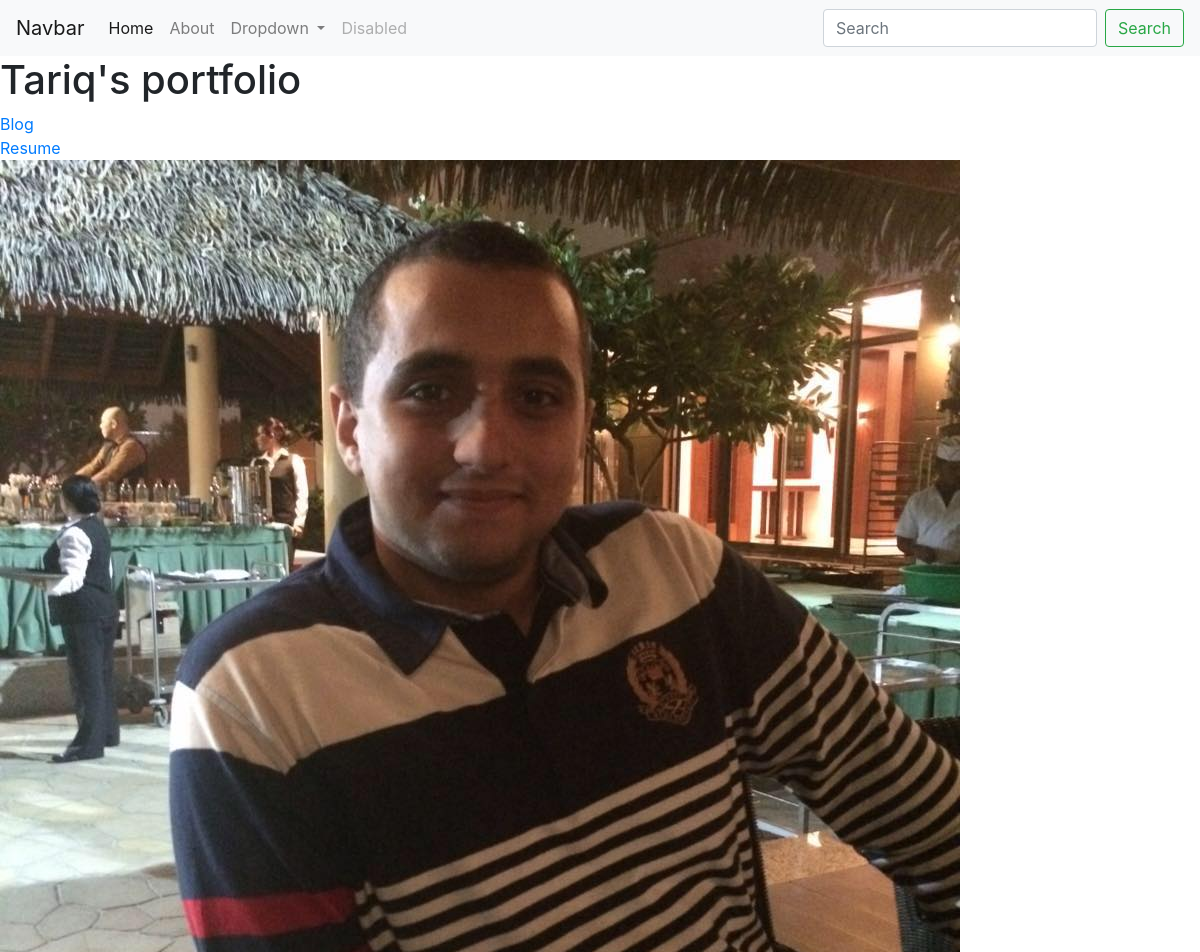
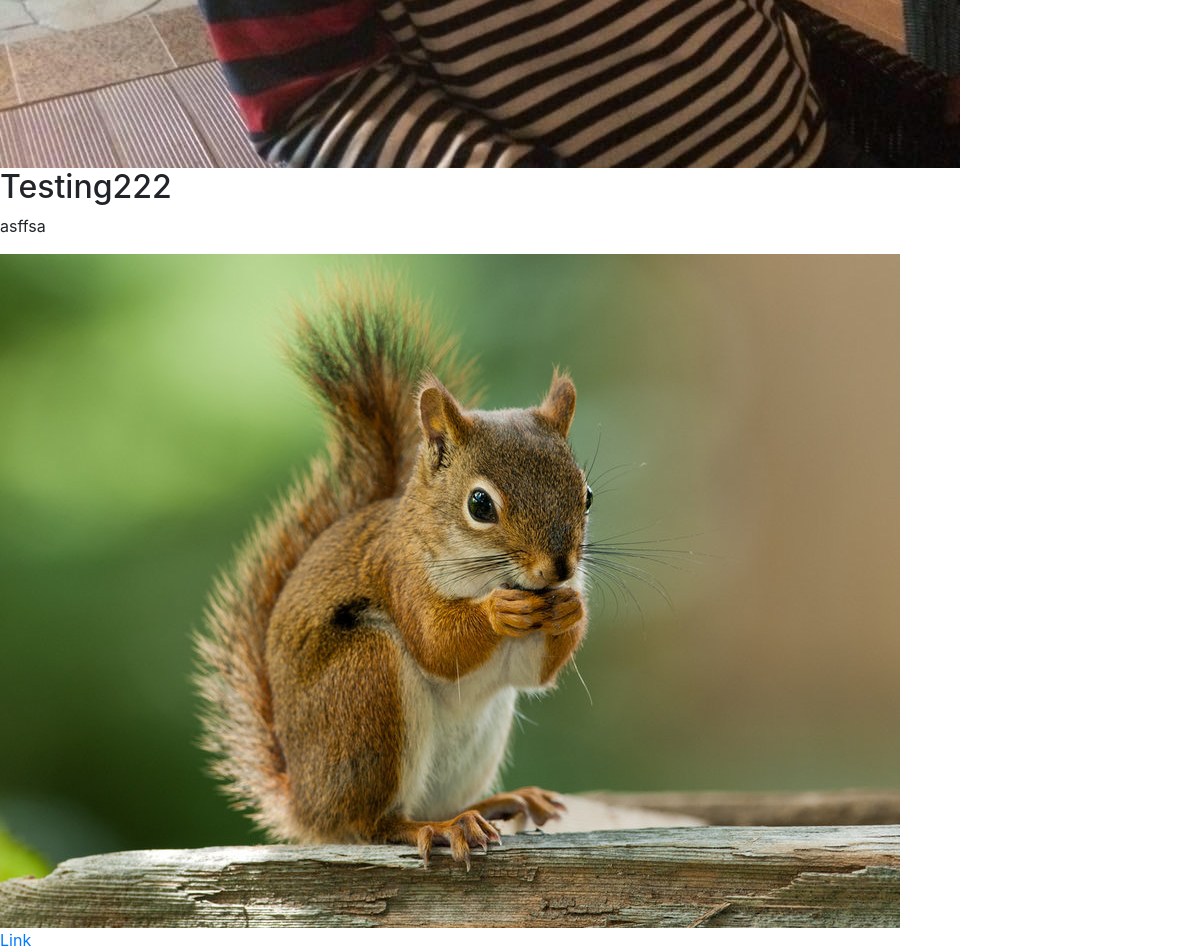
The page / on the database its author committed (2 pictures, top to bottom).
### portfolio/models.py (models this page shows, shortened)
class Project(models.Model):
    title=models.CharField(max_length=100)
    description=models.CharField(max_length=250)
    image=models.ImageField(upload_to='portfolio/images/')
    url=models.URLField(blank=True)

### portfolio/views.py (the view)
# urls.py: 2. Add a URL to urlpatterns:  path('', views.home, name='home')
def home(request):
    projects = Project.objects.all()
    return render(request, 'portfolio/home.html',{'projects':projects})

### portfolio/templates/portfolio/home.html
{% extends 'portfolio/base.html' %}
{% block content %}
  <h1>Tariq's portfolio</h1>
  {% load static %}
  <a href="{% url 'blog:all_blogs' %}">Blog</a>
  <br>
  <a href="{% static 'portfolio/Tariq_CV_Masters.pdf' %}">Resume</a>
  <br>
  <img src="{% static 'portfolio/Tariq.jpg' %}" alt="">
  {% for project in projects %}
  <h2>{{ project.title }}</h2>
  <p>{{ project.description }}</p>
  <img src="{{ project.image.url }}" alt="">
  {% if project.url %}
  <br>
  <a href="{{project.url}}">Link</a>
  {% endif %}
  {% endfor %}
{% endblock  %}

### portfolio/templates/portfolio/base.html (shortened to what this page needs)
<!doctype html>
<html lang="en">
  <head>
    <link rel="stylesheet" href="https://stackpath.bootstrapcdn.com/bootstrap/4.5.2/css/bootstrap.min.css">
  </head>
  <body>
    <nav class="navbar navbar-expand-lg navbar-light bg-light">
      <a class="navbar-brand" href="#">Navbar</a>
      <div class="collapse navbar-collapse" id="navbarSupportedContent">
        <ul class="navbar-nav mr-auto">
          <li class="nav-item active">
            <a class="nav-link" href="#">Home <span class="sr-only">(current)</span></a>
          </li>
          <li class="nav-item">
            <a class="nav-link" href="#">About</a>
          </li>
          <li class="nav-item dropdown">
            <a class="nav-link dropdown-toggle" href="#" id="navbarDropdown" role="button" data-toggle="dropdown" aria-haspopup="true" aria-expanded="false">
              Dropdown
            </a>
          </li>
          <li class="nav-item">
            <a class="nav-link disabled" href="#" tabindex="-1" aria-disabled="true">Disabled</a>
          </li>
        </ul>
        <form class="form-inline my-2 my-lg-0">
          <input class="form-control mr-sm-2" type="search" placeholder="Search" aria-label="Search">
          <button class="btn btn-outline-success my-2 my-sm-0" type="submit">Search</button>
        </form>
      </div>
    </nav>
  {% block content %}{% endblock %}
  </body>
</html>

### rows shown on the page
Project: title "Testing222", description "asffsa", image (picture)
